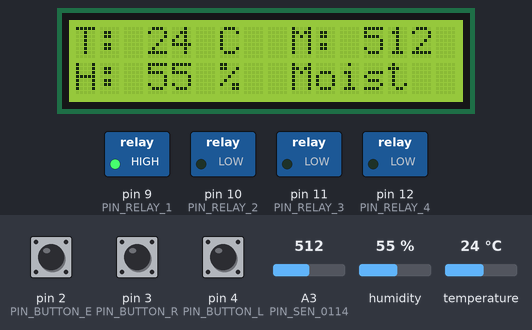
A sketch run on a simulated Arduino Uno, built with avr-gcc and run on an emulated ATmega328P. Shown: 16×2 character LCD, switched loads named in the sketch (green lamp = pin HIGH). The test bench sets the inputs (shaded band); at power-on: humidity 55 %, A3 (PIN_SEN_0114) = 512, temperature 24 °C, pin 2 (PIN_BUTTON_E) HIGH, pin 3 (PIN_BUTTON_R) HIGH, pin 4 (PIN_BUTTON_L) HIGH. The local clock reads 2024-03-15 10:24:30 at power-on unless the sketch sets it; what the sketch prints to the serial monitor is not drawn.

Above: at 1.2 s.
1.3 s: humidity set to 88 %
At 2.4 s:
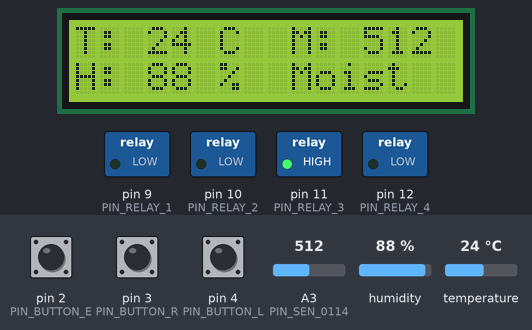
6.5 s: A3 (PIN_SEN_0114) set to 122
At 9.3 s:
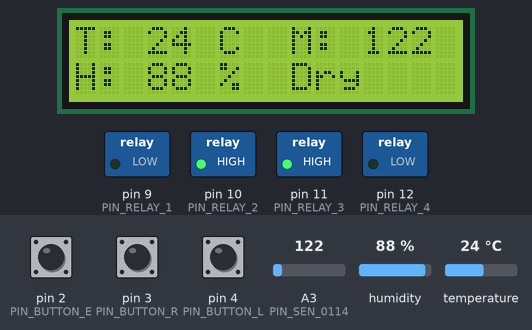
11.7 s: temperature set to 19 °C
At 14.8 s:
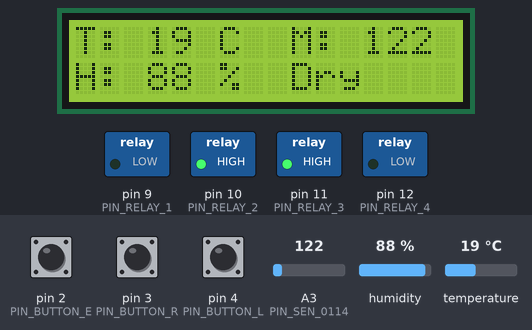
15.7 s: temperature set to 16 °C
At 19.3 s:
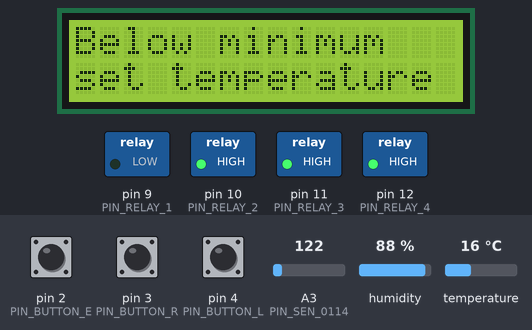
20.9 s: pin 2 (PIN_BUTTON_E) pulled LOW for 1.85 s
At 22.9 s:
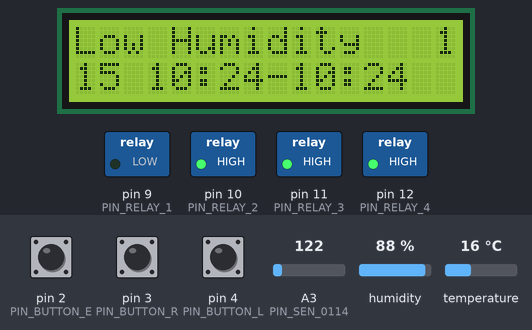
24.2 s: pin 2 (PIN_BUTTON_E) pulled LOW for 1.85 s
At 26.3 s:
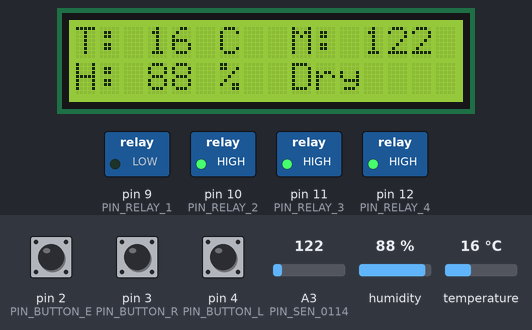
Timing chart, 0 to 27.8 s (numbered marks = the images above; inputs shaded):
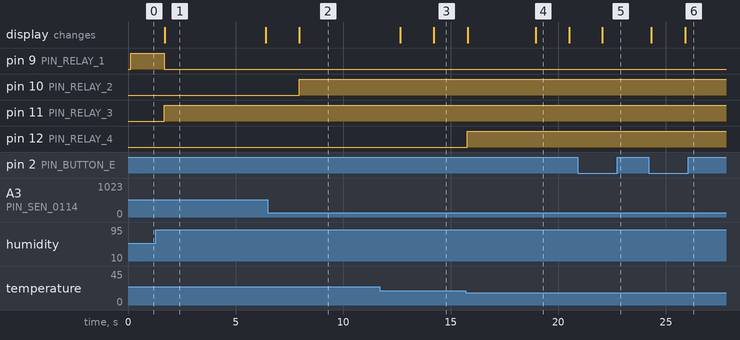

Measured:
- the behaviour switches between 18 and 17 °C on temperature (found by bisection; images 3 and 4)
- after the input at 1.3 s, pin 9 (PIN_RELAY_1): HIGH → LOW after 0.40 s; pin 11 (PIN_RELAY_3): LOW → HIGH after 0.40 s; the display: changes after 0.41 s (image 1)
- after the input at 6.5 s, pin 10 (PIN_RELAY_2): LOW → HIGH after 1.5 s; the display: changes after 1.5 s (image 2)
- after the input at 11.7 s, the display: first differs from a run without the input after 2.5 s (image 3)
- after the input at 15.7 s, pin 12 (PIN_RELAY_4): LOW → HIGH after 0.08 s; the display: first changes after 0.09 s (image 4 shows a later state)
- after the input at 20.9 s, the display: changes after 1.1 s (image 5)
- after the input at 24.2 s, the display: first changes after 0.12 s (image 6 shows a later state)

The sketch:

PlantManagementSystem.ino
```cpp
#include <LiquidCrystal_I2C.h>
#include <Wire.h>
#include <SimpleDHT.h>
#include "RTClib.h"

// Define the maximum number of strings and the maximum length of each string for char array
#define MAX_STRINGS 7
#define MAX_STRING_LENGTH 17
#define PIN_RELAY_1  9 //Define arduino pin for relay 1 (Relay one is for a humidifier)
#define PIN_RELAY_2  10 //Define ardunio pin for relay 2 (Relay two is for a sprinkler system)
#define PIN_RELAY_3  11 //Define ardunio pin for relay 3 (Relay three is for a fan)
#define PIN_RELAY_4  12 //Define ardunio pin for relay 4 (Relay four is for a heater)
LiquidCrystal_I2C lcd(0x27, 16, 2); //Creating LCD object with i2c address, number of columns and rows.

RTC_DS3231 rtc; //Creating RTC object
// Wiring: Connect SDA to a4, Connect SDL to a5

unsigned long pTime; //Time since program started
unsigned long tTime = 0; //LCD display message toggle time
unsigned long lastInterrupt;
bool showLogs = false;
bool Toggle = false; //Toggle for alert display every five seconds.
bool currentAlertMD = false; //Variable for if dry soil moisture alert is currently taking place
bool currentAlertMW = false; //Variable for if wet soil moisture alert is currently taking place
bool currentAlertHL = false; //Variable for if low humidity alert is currently taking place
bool currentAlertHH = false; //Variable for if high humidity alert is currently taking place
bool currentAlertTL = false; //Variable for if low temperature alert is currently taking place
bool currentAlertTH = false; //Variable for if high temperature alert is currently taking place
bool timeRegistered = false;
bool buttonPressed = false;

int counter = 1;
int valueCount1 = 0;
int valueCount2 = 0;
int currentStringIndex = 0;
int currentTimeIndex = 0;

const int PIN_DHT_11 = 5; // Temperature and Humidity Sensor
const int PIN_SEN_0114 = 17; // Moisture Sensor
const int PIN_BUTTON_R = 3; // Right Menu Button
const int PIN_BUTTON_L = 4; // Left Menu Button
const int PIN_BUTTON_E = 2; // Enable Menu
const int MAX_VALUES = 10; // Maximum number of time values to store

// Range of temperature and humidity that is acceptable and doesn't require any relay activation change to prefrences
const int MINIMUM_R_TEMPERATURE = 18; // Minimum Recommended Temperature
const int MAXIMUM_R_TEMPERATURE = 24; // Maximum Recommended Temperature
const int MINIMUM_R_HUMIDITY = 75; // Minimum Recommended Humidity
const int MAXIMUM_R_HUMIDITY = 85; // Maximum Recommnded Humidity

char strings[MAX_STRINGS][MAX_STRING_LENGTH]; //array to store alert strings
char timeStrings[MAX_STRINGS][MAX_STRING_LENGTH]; //array to store alert times

SimpleDHT11 dht11(PIN_DHT_11);
DateTime timeValues1[MAX_VALUES];
DateTime timeValues2[MAX_VALUES];


void AlertLog() { //Show logs to user
    if(pTime - lastInterrupt > 1000) {// we set a 10ms no-interrupts window
      int btnState = digitalRead(PIN_BUTTON_E);
      showLogs = !showLogs;
      lastInterrupt = pTime;
    }

	}
void CombineTimeValuesToString() { //Combine stored time values and convert to string
  if (currentTimeIndex < MAX_STRINGS) {
    char tempTimeString[MAX_STRING_LENGTH];

    if (valueCount1 > 0 && valueCount2 > 0)  { //Check if there are current time values stored for both start and end times
      DateTime startTime = timeValues1[0];
      DateTime endTime = timeValues2[valueCount2 - 1];

      sprintf(tempTimeString, "%02d %02d:%02d-%02d:%02d", //Convert time value in string
              startTime.day(), startTime.hour(), startTime.minute(),
               endTime.hour(), endTime.minute());

      strncpy(timeStrings[currentTimeIndex], tempTimeString, MAX_STRING_LENGTH);

      currentTimeIndex++;  // Increment the currentIndex for the next combined string
      valueCount1 = 0; //Deleted previous stored time values after combining
      valueCount2 = 0;

    }
  else {
    currentTimeIndex = 0;
  }
  }
}
void AddString(const char* newString) {// Add strings to character array
  if (currentStringIndex < MAX_STRINGS) {
    strncpy(strings[currentStringIndex], newString, MAX_STRING_LENGTH);
    currentStringIndex++;
    Serial.println("String added successfully");
  } else {
    currentStringIndex = 1; //Reset position to array to overwrite old alerts with new ones

  }
}
void setup() {


#ifndef ESP8266
  while (!Serial); // wait for serial port to connect.
#endif

  if (! rtc.begin()) { //Check if RTC is working and detected.
    Serial.println("Couldn't find RTC");
    Serial.flush();
    while (1) delay(10);
  }

  if (rtc.lostPower()) {
    Serial.println("RTC suffered power loss setting time");
    // Set time after power loss
    // Sets time and date to system time at time of compiling
    rtc.adjust(DateTime(F(__DATE__), F(__TIME__)));
    // This line sets the RTC with an explicit date & time.
  }

  Serial.begin(9600);
  attachInterrupt(digitalPinToInterrupt(PIN_BUTTON_E),AlertLog,FALLING); //Attach Interrupt to push button
  lcd.init(); // Initialize LCD
  lcd.backlight(); // Turns on backlight
  lcd.setCursor(1, 0); // Sets where the text should be displayed, The first parameter shows column and second parameter shows row
  pinMode(PIN_RELAY_1, OUTPUT); //Set relay pins as outputs
  pinMode(PIN_RELAY_2, OUTPUT);
  pinMode(PIN_RELAY_3, OUTPUT);
  pinMode(PIN_RELAY_4, OUTPUT);
  pinMode(PIN_BUTTON_E, INPUT_PULLUP); //Sets button pins as input pullups
  pinMode(PIN_BUTTON_L, INPUT_PULLUP);
  pinMode(PIN_BUTTON_R, INPUT_PULLUP);
  AddString("Test String"); //Add test string to logs


}
void StoreTimeValue(DateTime time, int arrayIndex) { //Store current time value into an array, two arrays to allow for begin and end time values
  if (arrayIndex == 1) {
    if (valueCount1 > 0) {
      // Shift the existing values in array to make space for the new value
      for (int i = 0; i < valueCount1 - 1; i++) {
        timeValues1[i] = timeValues1[i + 1];
      }
      valueCount1--;
    }

    if (valueCount1 < MAX_VALUES) {
      timeValues1[valueCount1] = time;
      valueCount1++;
    }
  }
  else if (arrayIndex == 2) {
    if (valueCount2 > 0) {
      // Shift the existing values in array to make space for the new value
      for (int i = 0; i < valueCount2 - 1; i++) {
        timeValues2[i] = timeValues2[i + 1];
      }
      valueCount2--;
    }

    if (valueCount2 < MAX_VALUES) {
      timeValues2[valueCount2] = time;
      valueCount2++;
    }
  }
}

void loop() {
  // put your main code here, to run repeatedly:
  pTime = millis();

  if (showLogs == true) {
    if (digitalRead(PIN_BUTTON_R) == LOW){
      counter --;
       if (counter <= 0){ //Make sure counter is never equal to 0 the test string
        counter = 1;
       if (counter == 7){ //If counter is equal to 7 reset to 1 as max array size is 6
         counter = 1;
       }
      }

    }
    if (digitalRead(PIN_BUTTON_L) == LOW){
      counter ++;
      if (counter <= 0){ //Make sure counter is never equal to 0 the test string
        counter = 1;
      }
      if (counter == 7){ //If counter is equal to 7 reset to 1 as max array size is 6
        counter = 1;
      }

    }
    //Display logs to LCD display
    lcd.clear();
    lcd.setCursor(0,0);
    lcd.print(strings[counter]);
    Serial.print(strings[counter]);
    lcd.setCursor(0,1);
    lcd.print(timeStrings[counter-1]);
    lcd.setCursor(15, 0);
    lcd.print(counter);
    delay(100);

  }

  if (showLogs == false){
    lcd.clear();
    DisplayData();
  }

  Serial.println();
}

void DisplayData(){
  DateTime now = rtc.now();

   // read without sample
  int soilMositure = analogRead(PIN_SEN_0114);
  byte temperature = 0;
  byte humidity = 0;
  int err = SimpleDHTErrSuccess;
  if ((err = dht11.read(&temperature, &humidity, NULL)) != SimpleDHTErrSuccess) {
    Serial.print("Read DHT11 failed, err="); Serial.print(SimpleDHTErrCode(err));
    Serial.print(","); Serial.println(SimpleDHTErrDuration(err)); delay(1000);
    // check if dht11 is working
    return;
  }
  //print temp, moisture and humidity to serial and lcd
  Serial.print("Temperature: ");
  Serial.print((int)temperature); Serial.print(" C ");
  Serial.print("Humidity: ");
  Serial.print((int)humidity); Serial.print(" % ");
  Serial.print("Moisture: ");
  Serial.print(soilMositure);
  lcd.clear();
  lcd.print("T: ");
  lcd.print((int)temperature); lcd.print(" C ");
  lcd.setCursor(0, 1);
  lcd.print("H: ");
  lcd.print((int)humidity); lcd.print(" %");
  lcd.setCursor(9,0);
  lcd.print("M: ");
  lcd.print(soilMositure);

  if (soilMositure < 300) { //Print soil moisture alerts to LCD and serial display
    Serial.print(" Dry");
    lcd.setCursor(9, 1);
    lcd.print("Dry");
    digitalWrite(PIN_RELAY_2, HIGH);
    currentAlertMD = true;
    if (timeRegistered == false){ //Check If time hasn't already been registered (If removed will record the exact time value of state change)
      now = rtc.now(); // Get the updated time
      StoreTimeValue(now, 1);
      timeRegistered = true;
    }
  }
   if (700 < soilMositure) {
    Serial.print(" Wet");
    lcd.setCursor(9, 1);
    lcd.print("Wet");
    currentAlertMW = true;
    if (timeRegistered == false){
      now = rtc.now(); // Get the updated time
      StoreTimeValue(now, 1);
      timeRegistered = true;
    }

  }
  if (300 < soilMositure && soilMositure < 700) {
    Serial.print(" Moist");
    lcd.setCursor(9, 1);
    lcd.print("Moist");
    digitalWrite(PIN_RELAY_2, LOW);
    if (currentAlertMD == true){
      currentAlertMD = false;
      now = rtc.now(); // Get the updated time
      StoreTimeValue(now, 2);
      AddString("Soil Dry");
      CombineTimeValuesToString();
      timeRegistered = false;
    }
    if (currentAlertMW == true){
      currentAlertMW = false;
      now = rtc.now(); // Get the updated time
      StoreTimeValue(now, 2);
      AddString("Soil Wet");
      CombineTimeValuesToString();
      timeRegistered = false;
    }

  }
  if ((pTime - tTime) > 5000) //Check if 5 seconds has passed and set toggle time variable equal to how long the program has been running
  {
    tTime = pTime;
    Toggle = true;

  }

  if (MINIMUM_R_TEMPERATURE > temperature) { //Check if temperature is below MINIMUM_R_TEMPERATURE if so print to LCD and serial console
    Serial.print(" Below minimum set temperature");
    digitalWrite(PIN_RELAY_4, HIGH);
    currentAlertTL = true;
    if (timeRegistered == false){
      now = rtc.now(); // Get the updated time
      StoreTimeValue(now, 1);
      timeRegistered = true;
    }

    if (Toggle == true){ //If five seconds has passed display alert to lcd display
      lcd.clear();
      lcd.print("Below minimum");
      lcd.setCursor(0,1);
      lcd.print("set temperature");
      Toggle = false;
    }
  }
  if (MAXIMUM_R_TEMPERATURE < temperature) { //Check if temperature is over MAXIMUM_R_TEMPERATURE if so print to LCD and serial console
    Serial.print(" Over maximum set temperature");
    digitalWrite(PIN_RELAY_3, HIGH);
    currentAlertTH = true;
    if (timeRegistered == false){
      now = rtc.now(); // Get the updated time
      StoreTimeValue(now, 1);
      timeRegistered = true;
    }


    if (Toggle == true){ //If five seconds has passed display alert to lcd display
      lcd.clear();
      lcd.print("Over maximum");
      lcd.setCursor(0,1);
      lcd.print("set temperature");
      Toggle = false;
    }
  }
  if (MINIMUM_R_HUMIDITY > humidity) { //Check if humidity is below MINIMUM_R_HUMIDITY if so print to LCD and serial console
    Serial.print(" Below minimum set humidity");
    digitalWrite(PIN_RELAY_1, HIGH);
    currentAlertHL = true;
    if (timeRegistered == false){
      now = rtc.now(); // Get the updated time
      StoreTimeValue(now, 1);
      timeRegistered = true;
    }

    if (Toggle == true){ //If five seconds has passed display alert to lcd display
      lcd.clear();
      lcd.print("Below minimum");
      lcd.setCursor(0,1);
      lcd.print("set humidity");
      Toggle = false;
    }
  }
  if (MAXIMUM_R_HUMIDITY < humidity) { //Check if humidity is over MAXIMUM_R_HUMIDITY if so print to LCD and serial console
    Serial.print(" Over maximum set humidity");
    digitalWrite(PIN_RELAY_3, HIGH);
    currentAlertHH = true;
    if (timeRegistered == false){
      now = rtc.now(); // Get the updated time
      StoreTimeValue(now, 1);
      timeRegistered = true;
    }

    if (Toggle == true){ //If five seconds has passed display alert to lcd display
      lcd.clear();
      lcd.print("Over maximum");
      lcd.setCursor(0,1);
      lcd.print("set humidity");
      Toggle = false;
    }
  }
  if (MINIMUM_R_HUMIDITY < humidity){
    digitalWrite(PIN_RELAY_1, LOW);
    if (currentAlertHL == true){
      currentAlertHL = false;
      now = rtc.now(); // Get the updated time
      StoreTimeValue(now, 2);
      AddString("Low Humidity");
      CombineTimeValuesToString();
      timeRegistered = false;
    }

  }
  if (humidity < MAXIMUM_R_HUMIDITY && temperature < MAXIMUM_R_TEMPERATURE){
    digitalWrite(PIN_RELAY_3, LOW);
    if (currentAlertHH == true){
      currentAlertHH = false;
      now = rtc.now(); // Get the updated time
      StoreTimeValue(now, 2);
      AddString("High Humidity");
      CombineTimeValuesToString();
      timeRegistered = false;
    }

  }
  if (temperature < MAXIMUM_R_TEMPERATURE && humidity < MAXIMUM_R_HUMIDITY){
    digitalWrite(PIN_RELAY_3, LOW);
    if (currentAlertTL == true){
      currentAlertTL = false;
      now = rtc.now(); // Get the updated time
      StoreTimeValue(now, 2);
      AddString("Low Temp");
      CombineTimeValuesToString();
      timeRegistered = false;
    }
  }
  if (MINIMUM_R_TEMPERATURE < temperature){
    digitalWrite(PIN_RELAY_4, LOW);
    if (currentAlertTH == true){
      currentAlertTH = false;
      now = rtc.now(); // Get the updated time
      StoreTimeValue(now, 2);
      AddString("High Temp");
      CombineTimeValuesToString();
      timeRegistered = false;
    }
  }
  delay(1500);

}
```
